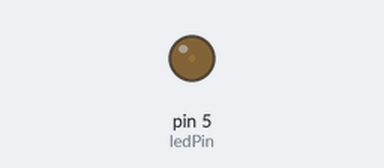
Recording of a sketch running on a simulated Arduino Uno, built with avr-gcc and run on an emulated ATmega328P. Shown: output pins drawn as LEDs (lit = HIGH).

Above: at 0.05 s.
At 1.15 s:
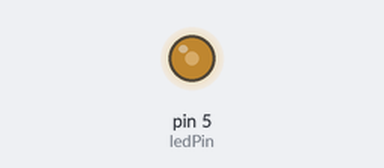
At 2.3 s:
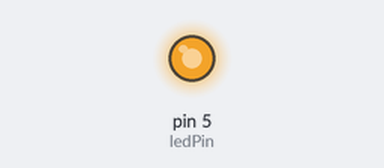
At 4.55 s:
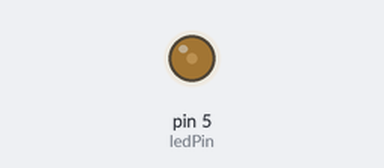
Timing chart, 0 to 6.6 s (numbered marks = the images above):
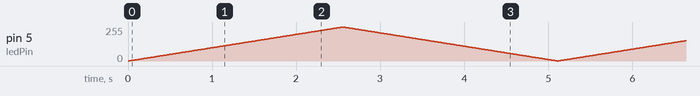

The sketch:

0429_fadeled__1.ino
```cpp
int ledPin = 5; // 아날로그 핀 설정(숫자 앞에 물결(~)붙은거만 가능)
int brightness = 0; // LED 밝기
int fadeAmount = 1; // LED Fade할 포인트 수

void setup()
{
  pinMode(ledPin, OUTPUT);
}

void loop()
{
  analogWrite(ledPin, brightness);
  brightness += fadeAmount;
  if(brightness <= 0 || brightness >= 255){
    fadeAmount *= -1;
  }
  delay(10);
}
```
